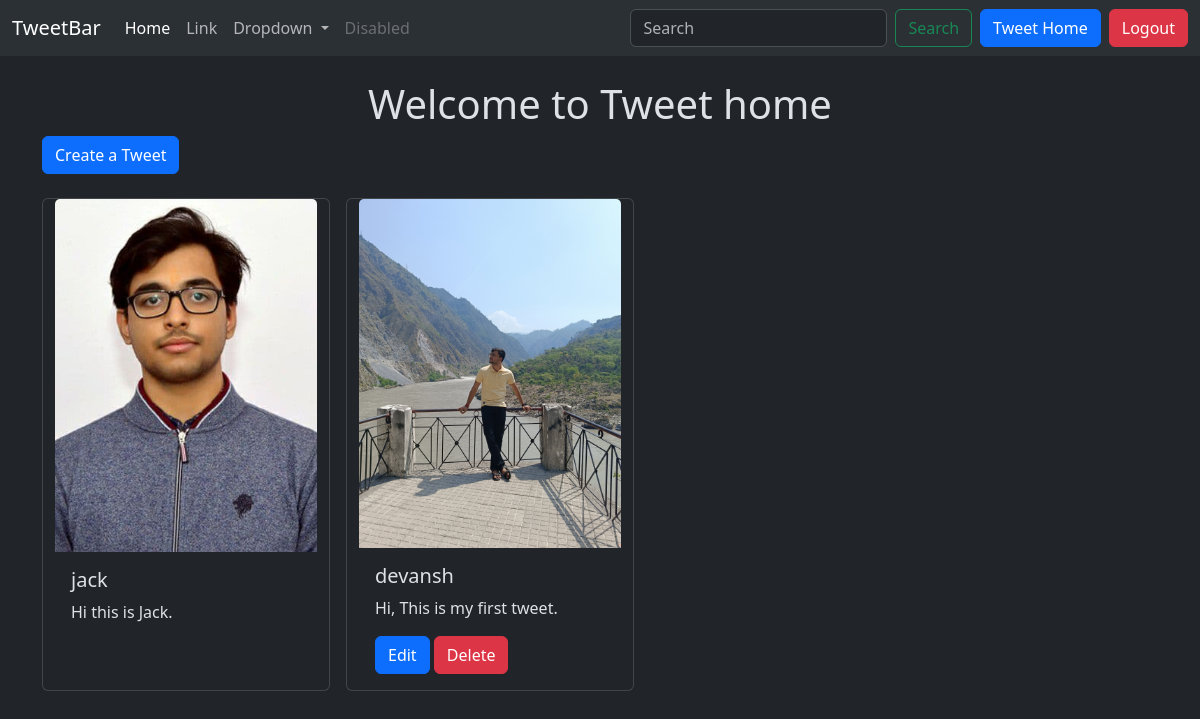
The page /tweet/ (signed in) on the database its author committed.
### tweet/models.py (models this page shows, shortened)
class Tweet(models.Model):
    user = models.ForeignKey(User, on_delete=models.CASCADE)
    text = models.TextField(max_length=240)
    photo = models.ImageField(upload_to='photos/', blank=True, null=True)
    created_at = models.DateTimeField(auto_now_add=True)
    updated_at = models.DateTimeField(auto_now=True)

### tweet/views.py (the view)
# urls.py: path("", views.tweet_list, name="tweet_list"),
def tweet_list(request):
    tweets = Tweet.objects.all().order_by('-created_at')
    return render(request, "tweet_list.html", {"tweets": tweets})

### tweet/templates/tweet_list.html (shortened to what this page needs)
{% extends "layout.html" %}
{% block content %}
<h1 class="text-center mt-4">Welcome to Tweet home</h1>
<a href="{% url "tweet_create" %}" class="btn btn-primary mb-4">Create a Tweet</a>
<div class="container row gap-3">
{% for tweet in tweets %}
<div class="card" style="width: 18rem;">
    <img src="{{tweet.photo.url}}" class="card-img-top" alt="...">
    <div class="card-body">
      <h5 class="card-title">{{tweet.user.username}}</h5>
      <p class="card-text">{{tweet.text}}</p>
      {% if tweet.user == request.user %}
      <a href="{% url 'tweet_edit' tweet.id %}" class="btn btn-primary">Edit</a>
      <a href="{% url 'tweet_delete' tweet.id %}" class="btn btn-danger">Delete</a>
      {% endif %}
    </div>
  </div>
{% endfor %}
</div>
{% endblock %}

### rows shown on the page
Tweet: photo (picture), user.username "jack", text "Hi this is Jack."
Tweet: photo (picture), user.username "devansh", text "Hi, This is my first tweet.", shows "Edit"
